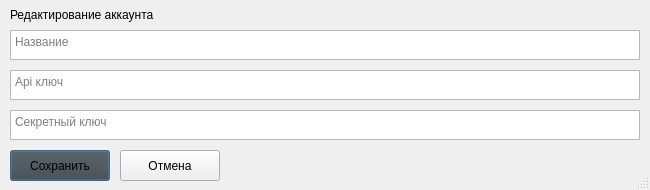
<?xml version="1.0" encoding="UTF-8"?>
<ui version="4.0">
 <class>Dialog</class>
 <widget class="QDialog" name="Dialog">
  <property name="windowModality">
   <enum>Qt::NonModal</enum>
  </property>
  <property name="geometry">
   <rect>
    <x>0</x>
    <y>0</y>
    <width>650</width>
    <height>190</height>
   </rect>
  </property>
  <property name="sizePolicy">
   <sizepolicy hsizetype="Fixed" vsizetype="Fixed">
    <horstretch>0</horstretch>
    <verstretch>0</verstretch>
   </sizepolicy>
  </property>
  <property name="minimumSize">
   <size>
    <width>650</width>
    <height>190</height>
   </size>
  </property>
  <property name="maximumSize">
   <size>
    <width>650</width>
    <height>190</height>
   </size>
  </property>
  <property name="focusPolicy">
   <enum>Qt::ClickFocus</enum>
  </property>
  <property name="windowTitle">
   <string>Dialog</string>
  </property>
  <property name="sizeGripEnabled">
   <bool>true</bool>
  </property>
  <property name="modal">
   <bool>true</bool>
  </property>
  <widget class="QLabel" name="label">
   <property name="geometry">
    <rect>
     <x>10</x>
     <y>5</y>
     <width>191</width>
     <height>19</height>
    </rect>
   </property>
   <property name="text">
    <string>Редактирование аккаунта</string>
   </property>
  </widget>
  <widget class="QPushButton" name="pushButton">
   <property name="geometry">
    <rect>
     <x>10</x>
     <y>150</y>
     <width>100</width>
     <height>31</height>
    </rect>
   </property>
   <property name="palette">
    <palette>
     <active>
      <colorrole role="Button">
       <brush brushstyle="SolidPattern">
        <color alpha="255">
         <red>67</red>
         <green>67</green>
         <blue>67</blue>
        </color>
       </brush>
      </colorrole>
     </active>
     <inactive>
      <colorrole role="Button">
       <brush brushstyle="SolidPattern">
        <color alpha="255">
         <red>67</red>
         <green>67</green>
         <blue>67</blue>
        </color>
       </brush>
      </colorrole>
     </inactive>
     <disabled>
      <colorrole role="Button">
       <brush brushstyle="SolidPattern">
        <color alpha="255">
         <red>67</red>
         <green>67</green>
         <blue>67</blue>
        </color>
       </brush>
      </colorrole>
     </disabled>
    </palette>
   </property>
   <property name="text">
    <string>Сохранить</string>
   </property>
  </widget>
  <widget class="QPushButton" name="pushButton_2">
   <property name="geometry">
    <rect>
     <x>120</x>
     <y>150</y>
     <width>100</width>
     <height>31</height>
    </rect>
   </property>
   <property name="text">
    <string>Отмена</string>
   </property>
  </widget>
  <widget class="QTextEdit" name="textEdit">
   <property name="geometry">
    <rect>
     <x>10</x>
     <y>70</y>
     <width>630</width>
     <height>30</height>
    </rect>
   </property>
   <property name="acceptRichText">
    <bool>false</bool>
   </property>
   <property name="placeholderText">
    <string>Api ключ</string>
   </property>
  </widget>
  <widget class="QTextEdit" name="textEdit_2">
   <property name="geometry">
    <rect>
     <x>10</x>
     <y>110</y>
     <width>630</width>
     <height>30</height>
    </rect>
   </property>
   <property name="acceptRichText">
    <bool>false</bool>
   </property>
   <property name="placeholderText">
    <string>Секретный ключ</string>
   </property>
  </widget>
  <widget class="QTextEdit" name="textEdit_3">
   <property name="geometry">
    <rect>
     <x>10</x>
     <y>30</y>
     <width>630</width>
     <height>30</height>
    </rect>
   </property>
   <property name="documentTitle">
    <string/>
   </property>
   <property name="acceptRichText">
    <bool>false</bool>
   </property>
   <property name="placeholderText">
    <string>Название</string>
   </property>
  </widget>
 </widget>
 <resources/>
 <connections/>
</ui>
